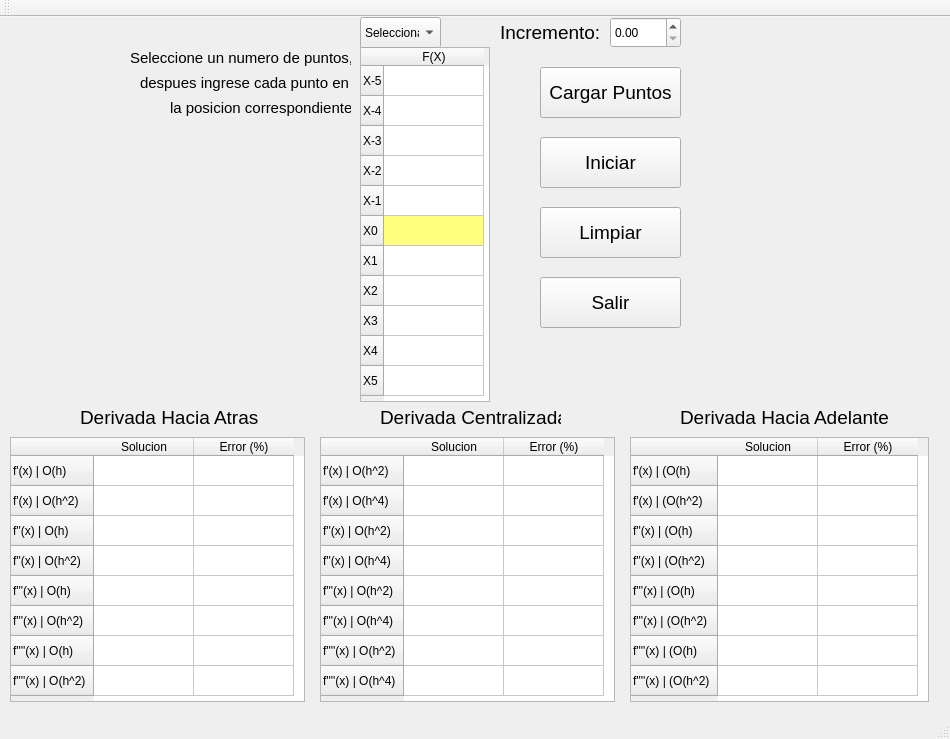
<?xml version="1.0" encoding="UTF-8"?>
<ui version="4.0">
 <class>DifNum</class>
 <widget class="QMainWindow" name="DifNum">
  <property name="geometry">
   <rect>
    <x>0</x>
    <y>0</y>
    <width>950</width>
    <height>739</height>
   </rect>
  </property>
  <property name="windowTitle">
   <string>DifNum</string>
  </property>
  <widget class="QWidget" name="centralWidget">
   <widget class="QTableWidget" name="Tablain">
    <property name="geometry">
     <rect>
      <x>360</x>
      <y>30</y>
      <width>130</width>
      <height>355</height>
     </rect>
    </property>
    <row>
     <property name="text">
      <string>X-5</string>
     </property>
    </row>
    <row>
     <property name="text">
      <string>X-4</string>
     </property>
    </row>
    <row>
     <property name="text">
      <string>X-3</string>
     </property>
    </row>
    <row>
     <property name="text">
      <string>X-2</string>
     </property>
    </row>
    <row>
     <property name="text">
      <string>X-1</string>
     </property>
    </row>
    <row>
     <property name="text">
      <string>X0</string>
     </property>
    </row>
    <row>
     <property name="text">
      <string>X1</string>
     </property>
    </row>
    <row>
     <property name="text">
      <string>X2</string>
     </property>
    </row>
    <row>
     <property name="text">
      <string>X3</string>
     </property>
    </row>
    <row>
     <property name="text">
      <string>X4</string>
     </property>
    </row>
    <row>
     <property name="text">
      <string>X5</string>
     </property>
    </row>
    <column>
     <property name="text">
      <string>F(X)</string>
     </property>
    </column>
    <item row="5" column="0">
     <property name="background">
      <brush brushstyle="SolidPattern">
       <color alpha="255">
        <red>255</red>
        <green>255</green>
        <blue>127</blue>
       </color>
      </brush>
     </property>
    </item>
   </widget>
   <widget class="QDoubleSpinBox" name="Incremento">
    <property name="geometry">
     <rect>
      <x>610</x>
      <y>0</y>
      <width>71</width>
      <height>31</height>
     </rect>
    </property>
   </widget>
   <widget class="QPushButton" name="Carga">
    <property name="geometry">
     <rect>
      <x>540</x>
      <y>50</y>
      <width>141</width>
      <height>51</height>
     </rect>
    </property>
    <property name="font">
     <font>
      <pointsize>14</pointsize>
     </font>
    </property>
    <property name="text">
     <string>Cargar Puntos</string>
    </property>
   </widget>
   <widget class="QPushButton" name="Inicia">
    <property name="geometry">
     <rect>
      <x>540</x>
      <y>120</y>
      <width>141</width>
      <height>51</height>
     </rect>
    </property>
    <property name="font">
     <font>
      <pointsize>14</pointsize>
     </font>
    </property>
    <property name="text">
     <string>Iniciar</string>
    </property>
   </widget>
   <widget class="QPushButton" name="Limpia">
    <property name="geometry">
     <rect>
      <x>540</x>
      <y>190</y>
      <width>141</width>
      <height>51</height>
     </rect>
    </property>
    <property name="font">
     <font>
      <pointsize>14</pointsize>
     </font>
    </property>
    <property name="text">
     <string>Limpiar</string>
    </property>
   </widget>
   <widget class="QPushButton" name="Sale">
    <property name="geometry">
     <rect>
      <x>540</x>
      <y>260</y>
      <width>141</width>
      <height>51</height>
     </rect>
    </property>
    <property name="font">
     <font>
      <pointsize>14</pointsize>
     </font>
    </property>
    <property name="text">
     <string>Salir</string>
    </property>
   </widget>
   <widget class="QTableWidget" name="TablaAtras">
    <property name="geometry">
     <rect>
      <x>10</x>
      <y>420</y>
      <width>295</width>
      <height>265</height>
     </rect>
    </property>
    <row>
     <property name="text">
      <string>f'(x) | O(h)</string>
     </property>
    </row>
    <row>
     <property name="text">
      <string>f'(x) | O(h^2)</string>
     </property>
    </row>
    <row>
     <property name="text">
      <string>f''(x) | O(h)</string>
     </property>
    </row>
    <row>
     <property name="text">
      <string>f''(x) | O(h^2)</string>
     </property>
    </row>
    <row>
     <property name="text">
      <string>f'''(x) | O(h)</string>
     </property>
    </row>
    <row>
     <property name="text">
      <string>f'''(x) | O(h^2)</string>
     </property>
    </row>
    <row>
     <property name="text">
      <string>f''''(x) | O(h)</string>
     </property>
    </row>
    <row>
     <property name="text">
      <string>f''''(x) | O(h^2)</string>
     </property>
    </row>
    <column>
     <property name="text">
      <string>Solucion</string>
     </property>
    </column>
    <column>
     <property name="text">
      <string>Error (%)</string>
     </property>
    </column>
    <item row="0" column="0">
     <property name="text">
      <string/>
     </property>
     <property name="background">
      <brush brushstyle="NoBrush">
       <color alpha="255">
        <red>211</red>
        <green>211</green>
        <blue>211</blue>
       </color>
      </brush>
     </property>
    </item>
    <item row="0" column="1">
     <property name="text">
      <string/>
     </property>
     <property name="background">
      <brush brushstyle="NoBrush">
       <color alpha="255">
        <red>211</red>
        <green>211</green>
        <blue>211</blue>
       </color>
      </brush>
     </property>
    </item>
    <item row="1" column="0">
     <property name="text">
      <string/>
     </property>
     <property name="background">
      <brush brushstyle="NoBrush">
       <color alpha="255">
        <red>195</red>
        <green>205</green>
        <blue>225</blue>
       </color>
      </brush>
     </property>
     <property name="foreground">
      <brush brushstyle="NoBrush">
       <color alpha="255">
        <red>255</red>
        <green>156</green>
        <blue>158</blue>
       </color>
      </brush>
     </property>
    </item>
    <item row="2" column="0">
     <property name="text">
      <string/>
     </property>
     <property name="background">
      <brush brushstyle="NoBrush">
       <color alpha="255">
        <red>211</red>
        <green>211</green>
        <blue>211</blue>
       </color>
      </brush>
     </property>
    </item>
    <item row="2" column="1">
     <property name="text">
      <string/>
     </property>
     <property name="background">
      <brush brushstyle="NoBrush">
       <color alpha="255">
        <red>211</red>
        <green>211</green>
        <blue>211</blue>
       </color>
      </brush>
     </property>
    </item>
    <item row="4" column="0">
     <property name="text">
      <string/>
     </property>
     <property name="background">
      <brush brushstyle="NoBrush">
       <color alpha="255">
        <red>211</red>
        <green>211</green>
        <blue>211</blue>
       </color>
      </brush>
     </property>
    </item>
    <item row="4" column="1">
     <property name="text">
      <string/>
     </property>
     <property name="background">
      <brush brushstyle="NoBrush">
       <color alpha="255">
        <red>211</red>
        <green>211</green>
        <blue>211</blue>
       </color>
      </brush>
     </property>
    </item>
    <item row="6" column="0">
     <property name="text">
      <string/>
     </property>
     <property name="background">
      <brush brushstyle="NoBrush">
       <color alpha="255">
        <red>211</red>
        <green>211</green>
        <blue>211</blue>
       </color>
      </brush>
     </property>
    </item>
    <item row="6" column="1">
     <property name="text">
      <string/>
     </property>
     <property name="background">
      <brush brushstyle="NoBrush">
       <color alpha="255">
        <red>211</red>
        <green>211</green>
        <blue>211</blue>
       </color>
      </brush>
     </property>
    </item>
   </widget>
   <widget class="QTableWidget" name="TablaCentro">
    <property name="geometry">
     <rect>
      <x>320</x>
      <y>420</y>
      <width>295</width>
      <height>265</height>
     </rect>
    </property>
    <row>
     <property name="text">
      <string>f'(x) | O(h^2)</string>
     </property>
    </row>
    <row>
     <property name="text">
      <string>f'(x) | O(h^4)</string>
     </property>
    </row>
    <row>
     <property name="text">
      <string>f''(x) | O(h^2)</string>
     </property>
    </row>
    <row>
     <property name="text">
      <string>f''(x) | O(h^4)</string>
     </property>
    </row>
    <row>
     <property name="text">
      <string>f'''(x) | O(h^2)</string>
     </property>
    </row>
    <row>
     <property name="text">
      <string>f'''(x) | O(h^4)</string>
     </property>
    </row>
    <row>
     <property name="text">
      <string>f''''(x) | O(h^2)</string>
     </property>
    </row>
    <row>
     <property name="text">
      <string>f''''(x) | O(h^4)</string>
     </property>
    </row>
    <column>
     <property name="text">
      <string>Solucion</string>
     </property>
    </column>
    <column>
     <property name="text">
      <string>Error (%)</string>
     </property>
    </column>
    <item row="0" column="0">
     <property name="text">
      <string/>
     </property>
     <property name="background">
      <brush brushstyle="NoBrush">
       <color alpha="255">
        <red>211</red>
        <green>211</green>
        <blue>211</blue>
       </color>
      </brush>
     </property>
    </item>
    <item row="0" column="1">
     <property name="text">
      <string/>
     </property>
     <property name="background">
      <brush brushstyle="NoBrush">
       <color alpha="255">
        <red>211</red>
        <green>211</green>
        <blue>211</blue>
       </color>
      </brush>
     </property>
    </item>
    <item row="2" column="0">
     <property name="text">
      <string/>
     </property>
     <property name="background">
      <brush brushstyle="NoBrush">
       <color alpha="255">
        <red>211</red>
        <green>211</green>
        <blue>211</blue>
       </color>
      </brush>
     </property>
    </item>
    <item row="2" column="1">
     <property name="text">
      <string/>
     </property>
     <property name="background">
      <brush brushstyle="NoBrush">
       <color alpha="255">
        <red>211</red>
        <green>211</green>
        <blue>211</blue>
       </color>
      </brush>
     </property>
    </item>
    <item row="4" column="0">
     <property name="text">
      <string/>
     </property>
     <property name="background">
      <brush brushstyle="NoBrush">
       <color alpha="255">
        <red>211</red>
        <green>211</green>
        <blue>211</blue>
       </color>
      </brush>
     </property>
    </item>
    <item row="4" column="1">
     <property name="text">
      <string/>
     </property>
     <property name="background">
      <brush brushstyle="NoBrush">
       <color alpha="255">
        <red>211</red>
        <green>211</green>
        <blue>211</blue>
       </color>
      </brush>
     </property>
    </item>
    <item row="6" column="0">
     <property name="text">
      <string/>
     </property>
     <property name="background">
      <brush brushstyle="NoBrush">
       <color alpha="255">
        <red>211</red>
        <green>211</green>
        <blue>211</blue>
       </color>
      </brush>
     </property>
    </item>
    <item row="6" column="1">
     <property name="text">
      <string/>
     </property>
     <property name="background">
      <brush brushstyle="NoBrush">
       <color alpha="255">
        <red>211</red>
        <green>211</green>
        <blue>211</blue>
       </color>
      </brush>
     </property>
    </item>
   </widget>
   <widget class="QTableWidget" name="TablaAdelante">
    <property name="geometry">
     <rect>
      <x>630</x>
      <y>420</y>
      <width>299</width>
      <height>265</height>
     </rect>
    </property>
    <row>
     <property name="text">
      <string>f'(x) | (O(h)</string>
     </property>
    </row>
    <row>
     <property name="text">
      <string>f'(x) | (O(h^2)</string>
     </property>
    </row>
    <row>
     <property name="text">
      <string>f''(x) | (O(h)</string>
     </property>
    </row>
    <row>
     <property name="text">
      <string>f''(x) | (O(h^2)</string>
     </property>
    </row>
    <row>
     <property name="text">
      <string>f'''(x) | (O(h)</string>
     </property>
    </row>
    <row>
     <property name="text">
      <string>f'''(x) | (O(h^2)</string>
     </property>
    </row>
    <row>
     <property name="text">
      <string>f''''(x) | (O(h)</string>
     </property>
    </row>
    <row>
     <property name="text">
      <string>f''''(x) | (O(h^2)</string>
     </property>
    </row>
    <column>
     <property name="text">
      <string>Solucion</string>
     </property>
    </column>
    <column>
     <property name="text">
      <string>Error (%)</string>
     </property>
    </column>
    <item row="0" column="0">
     <property name="text">
      <string/>
     </property>
     <property name="background">
      <brush brushstyle="NoBrush">
       <color alpha="255">
        <red>211</red>
        <green>211</green>
        <blue>211</blue>
       </color>
      </brush>
     </property>
    </item>
    <item row="0" column="1">
     <property name="text">
      <string/>
     </property>
     <property name="background">
      <brush brushstyle="NoBrush">
       <color alpha="255">
        <red>211</red>
        <green>211</green>
        <blue>211</blue>
       </color>
      </brush>
     </property>
    </item>
    <item row="2" column="0">
     <property name="text">
      <string/>
     </property>
     <property name="background">
      <brush brushstyle="NoBrush">
       <color alpha="255">
        <red>211</red>
        <green>211</green>
        <blue>211</blue>
       </color>
      </brush>
     </property>
    </item>
    <item row="2" column="1">
     <property name="text">
      <string/>
     </property>
     <property name="background">
      <brush brushstyle="NoBrush">
       <color alpha="255">
        <red>211</red>
        <green>211</green>
        <blue>211</blue>
       </color>
      </brush>
     </property>
    </item>
    <item row="4" column="0">
     <property name="text">
      <string/>
     </property>
     <property name="background">
      <brush brushstyle="NoBrush">
       <color alpha="255">
        <red>211</red>
        <green>211</green>
        <blue>211</blue>
       </color>
      </brush>
     </property>
    </item>
    <item row="4" column="1">
     <property name="text">
      <string/>
     </property>
     <property name="background">
      <brush brushstyle="NoBrush">
       <color alpha="255">
        <red>211</red>
        <green>211</green>
        <blue>211</blue>
       </color>
      </brush>
     </property>
    </item>
    <item row="6" column="0">
     <property name="text">
      <string/>
     </property>
     <property name="background">
      <brush brushstyle="NoBrush">
       <color alpha="255">
        <red>211</red>
        <green>211</green>
        <blue>211</blue>
       </color>
      </brush>
     </property>
    </item>
    <item row="6" column="1">
     <property name="text">
      <string/>
     </property>
     <property name="background">
      <brush brushstyle="NoBrush">
       <color alpha="255">
        <red>211</red>
        <green>211</green>
        <blue>211</blue>
       </color>
      </brush>
     </property>
    </item>
   </widget>
   <widget class="QLabel" name="label">
    <property name="geometry">
     <rect>
      <x>140</x>
      <y>50</y>
      <width>211</width>
      <height>31</height>
     </rect>
    </property>
    <property name="font">
     <font>
      <pointsize>11</pointsize>
     </font>
    </property>
    <property name="text">
     <string>despues ingrese cada punto en</string>
    </property>
   </widget>
   <widget class="QLabel" name="label_2">
    <property name="geometry">
     <rect>
      <x>500</x>
      <y>0</y>
      <width>111</width>
      <height>31</height>
     </rect>
    </property>
    <property name="font">
     <font>
      <pointsize>14</pointsize>
     </font>
    </property>
    <property name="text">
     <string>Incremento:</string>
    </property>
   </widget>
   <widget class="QLabel" name="label_3">
    <property name="geometry">
     <rect>
      <x>80</x>
      <y>390</y>
      <width>181</width>
      <height>21</height>
     </rect>
    </property>
    <property name="font">
     <font>
      <pointsize>14</pointsize>
     </font>
    </property>
    <property name="text">
     <string>Derivada Hacia Atras</string>
    </property>
   </widget>
   <widget class="QLabel" name="label_4">
    <property name="geometry">
     <rect>
      <x>380</x>
      <y>390</y>
      <width>181</width>
      <height>21</height>
     </rect>
    </property>
    <property name="font">
     <font>
      <pointsize>14</pointsize>
     </font>
    </property>
    <property name="text">
     <string>Derivada Centralizada</string>
    </property>
   </widget>
   <widget class="QLabel" name="label_5">
    <property name="geometry">
     <rect>
      <x>680</x>
      <y>390</y>
      <width>211</width>
      <height>21</height>
     </rect>
    </property>
    <property name="font">
     <font>
      <pointsize>14</pointsize>
     </font>
    </property>
    <property name="text">
     <string>Derivada Hacia Adelante</string>
    </property>
   </widget>
   <widget class="QComboBox" name="Casos">
    <property name="geometry">
     <rect>
      <x>360</x>
      <y>0</y>
      <width>81</width>
      <height>31</height>
     </rect>
    </property>
    <item>
     <property name="text">
      <string>Seleccionar</string>
     </property>
    </item>
    <item>
     <property name="text">
      <string>3</string>
     </property>
    </item>
    <item>
     <property name="text">
      <string>5</string>
     </property>
    </item>
    <item>
     <property name="text">
      <string>7</string>
     </property>
    </item>
    <item>
     <property name="text">
      <string>9</string>
     </property>
    </item>
    <item>
     <property name="text">
      <string>11</string>
     </property>
    </item>
   </widget>
   <widget class="QLabel" name="label_6">
    <property name="geometry">
     <rect>
      <x>130</x>
      <y>30</y>
      <width>221</width>
      <height>21</height>
     </rect>
    </property>
    <property name="font">
     <font>
      <pointsize>11</pointsize>
     </font>
    </property>
    <property name="text">
     <string>Seleccione un numero de puntos,</string>
    </property>
   </widget>
   <widget class="QLabel" name="label_7">
    <property name="geometry">
     <rect>
      <x>170</x>
      <y>80</y>
      <width>181</width>
      <height>21</height>
     </rect>
    </property>
    <property name="font">
     <font>
      <pointsize>11</pointsize>
     </font>
    </property>
    <property name="text">
     <string>la posicion correspondiente.</string>
    </property>
   </widget>
  </widget>
  <widget class="QMenuBar" name="menuBar">
   <property name="geometry">
    <rect>
     <x>0</x>
     <y>0</y>
     <width>950</width>
     <height>21</height>
    </rect>
   </property>
  </widget>
  <widget class="QToolBar" name="mainToolBar">
   <attribute name="toolBarArea">
    <enum>TopToolBarArea</enum>
   </attribute>
   <attribute name="toolBarBreak">
    <bool>false</bool>
   </attribute>
  </widget>
  <widget class="QStatusBar" name="statusBar"/>
 </widget>
 <layoutdefault spacing="6" margin="11"/>
 <resources/>
 <connections>
  <connection>
   <sender>Sale</sender>
   <signal>clicked()</signal>
   <receiver>DifNum</receiver>
   <slot>close()</slot>
   <hints>
    <hint type="sourcelabel">
     <x>604</x>
     <y>256</y>
    </hint>
    <hint type="destinationlabel">
     <x>701</x>
     <y>269</y>
    </hint>
   </hints>
  </connection>
 </connections>
</ui>
